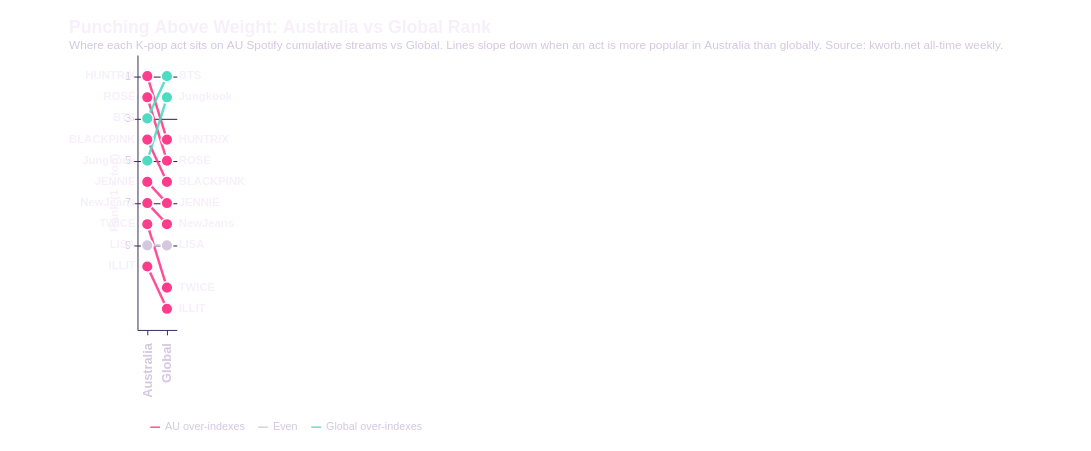

This figure's Vega-Lite source:
### Vega-Lite specification from a JSON file in a GitHub repository (floating-point values rounded to 4 significant figures)
{"$schema": "https://vega.github.io/schema/vega-lite/v5.json", "title": {"text": "Punching Above Weight: Australia vs Global Rank", "subtitle": "Where each K-pop act sits on AU Spotify cumulative streams vs Global. Lines slope down when an act is more popular in Australia than globally. Source: kworb.net all-time weekly.", "anchor": "start", "fontSize": 18, "subtitleFontSize": 12, "subtitleColor": "#d4c7e0"}, "width": "container", "height": 460, "padding": {"left": 70, "right": 90, "top": 20, "bottom": 8}, "autosize": {"type": "fit-x", "contains": "padding"}, "config": {"background": "transparent", "view": {"stroke": null}, "axis": {"labelColor": "#d4c7e0", "titleColor": "#f7f0fa", "tickColor": "#3a2a55", "domainColor": "#3a2a55", "gridColor": "#26193e", "labelFontSize": 11, "titleFontSize": 12}, "legend": {"labelColor": "#d4c7e0", "titleColor": "#f7f0fa", "orient": "bottom", "titleFontSize": 12, "labelFontSize": 11, "padding": 12, "offset": 12}, "title": {"color": "#f7f0fa", "subtitleColor": "#d4c7e0"}}, "data": {"values": [{"artist": "HUNTR/X", "market": "Australia", "rank": 1, "streams": 147209100, "delta": 3, "highlight": "AU over-indexes"}, {"artist": "HUNTR/X", "market": "Global", "rank": 4, "streams": 3010702204, "delta": 3, "highlight": "AU over-indexes"}, {"artist": "ROSÉ", "market": "Australia", "rank": 2, "streams": 88761709, "delta": 3, "highlight": "AU over-indexes"}, {"artist": "ROSÉ", "market": "Global", "rank": 5, "streams": 2831099541, "delta": 3, "highlight": "AU over-indexes"}, {"artist": "BTS", "market": "Australia", "rank": 3, "streams": 60174231, "delta": -2, "highlight": "Global over-indexes"}, {"artist": "BTS", "market": "Global", "rank": 1, "streams": 7315222860, "delta": -2, "highlight": "Global over-indexes"}, {"artist": "BLACKPINK", "market": "Australia", "rank": 4, "streams": 34631177, "delta": 2, "highlight": "AU over-indexes"}, {"artist": "BLACKPINK", "market": "Global", "rank": 6, "streams": 2610002122, "delta": 2, "highlight": "AU over-indexes"}, {"artist": "Jungkook", "market": "Australia", "rank": 5, "streams": 30054835, "delta": -3, "highlight": "Global over-indexes"}, {"artist": "Jungkook", "market": "Global", "rank": 2, "streams": 5098757267, "delta": -3, "highlight": "Global over-indexes"}, {"artist": "JENNIE", "market": "Australia", "rank": 6, "streams": 24390104, "delta": 1, "highlight": "AU over-indexes"}, {"artist": "JENNIE", "market": "Global", "rank": 7, "streams": 1695750797, "delta": 1, "highlight": "AU over-indexes"}, {"artist": "NewJeans", "market": "Australia", "rank": 7, "streams": 24256445, "delta": 1, "highlight": "AU over-indexes"}, {"artist": "NewJeans", "market": "Global", "rank": 8, "streams": 1694612561, "delta": 1, "highlight": "AU over-indexes"}, {"artist": "TWICE", "market": "Australia", "rank": 8, "streams": 20945487, "delta": 3, "highlight": "AU over-indexes"}, {"artist": "TWICE", "market": "Global", "rank": 11, "streams": 743969353, "delta": 3, "highlight": "AU over-indexes"}, {"artist": "LISA", "market": "Australia", "rank": 9, "streams": 10648847, "delta": 0, "highlight": "Even"}, {"artist": "LISA", "market": "Global", "rank": 9, "streams": 1463035222, "delta": 0, "highlight": "Even"}, {"artist": "ILLIT", "market": "Australia", "rank": 10, "streams": 4388579, "delta": 2, "highlight": "AU over-indexes"}, {"artist": "ILLIT", "market": "Global", "rank": 12, "streams": 427017674, "delta": 2, "highlight": "AU over-indexes"}]}, "layer": [{"mark": {"type": "line", "strokeWidth": 2.5, "opacity": 0.9}, "encoding": {"x": {"field": "market", "type": "nominal", "title": null, "sort": ["Australia", "Global"], "axis": {"labelFontSize": 13, "labelFontWeight": "bold", "labelPadding": 8}}, "y": {"field": "rank", "type": "quantitative", "title": "Rank (1 = top)", "scale": {"reverse": true, "domain": [0.5, 12.5]}, "axis": {"values": [1, 2, 3, 4, 5, 6, 7, 8, 9, 10]}}, "detail": {"field": "artist"}, "color": {"field": "highlight", "type": "nominal", "title": null, "scale": {"domain": ["AU over-indexes", "Even", "Global over-indexes"], "range": ["#ff3b8c", "#d4c7e0", "#4ddcc2"]}, "legend": {"orient": "bottom"}}}}, {"mark": {"type": "circle", "size": 140, "opacity": 1, "stroke": "white", "strokeWidth": 1.5}, "encoding": {"x": {"field": "market", "type": "nominal", "sort": ["Australia", "Global"]}, "y": {"field": "rank", "type": "quantitative"}, "color": {"field": "highlight", "type": "nominal", "scale": {"domain": ["AU over-indexes", "Even", "Global over-indexes"], "range": ["#ff3b8c", "#d4c7e0", "#4ddcc2"]}, "legend": null}, "tooltip": [{"field": "artist", "title": "Artist"}, {"field": "market", "title": "Market"}, {"field": "rank", "title": "Rank"}, {"field": "streams", "title": "Streams", "format": ","}]}}, {"transform": [{"filter": "datum.market == 'Australia'"}], "mark": {"type": "text", "align": "right", "dx": -12, "fontWeight": "bold", "fontSize": 11.5, "color": "#f7f0fa"}, "encoding": {"x": {"field": "market", "type": "nominal", "sort": ["Australia", "Global"]}, "y": {"field": "rank", "type": "quantitative"}, "text": {"field": "artist"}}}, {"transform": [{"filter": "datum.market == 'Global'"}], "mark": {"type": "text", "align": "left", "dx": 12, "fontWeight": "bold", "fontSize": 11.5, "color": "#f7f0fa"}, "encoding": {"x": {"field": "market", "type": "nominal", "sort": ["Australia", "Global"]}, "y": {"field": "rank", "type": "quantitative"}, "text": {"field": "artist"}}}]}
